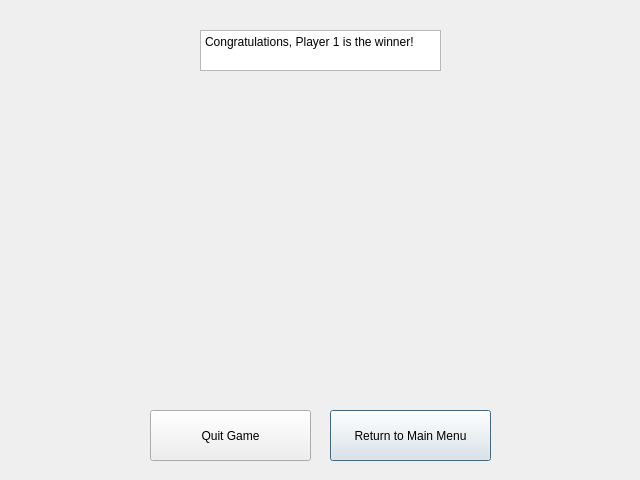
<?xml version="1.0" encoding="UTF-8"?>
<ui version="4.0">
 <class>congratulations</class>
 <widget class="QDialog" name="congratulations">
  <property name="geometry">
   <rect>
    <x>0</x>
    <y>0</y>
    <width>640</width>
    <height>480</height>
   </rect>
  </property>
  <property name="windowTitle">
   <string>The A&amp;T Four</string>
  </property>
  <widget class="QPushButton" name="returnM">
   <property name="geometry">
    <rect>
     <x>330</x>
     <y>410</y>
     <width>161</width>
     <height>51</height>
    </rect>
   </property>
   <property name="text">
    <string>Return to Main Menu</string>
   </property>
  </widget>
  <widget class="QPlainTextEdit" name="winner_the">
   <property name="geometry">
    <rect>
     <x>200</x>
     <y>30</y>
     <width>241</width>
     <height>41</height>
    </rect>
   </property>
   <property name="plainText">
    <string>Congratulations, Player 1 is the winner!</string>
   </property>
  </widget>
  <widget class="QPushButton" name="quitG">
   <property name="geometry">
    <rect>
     <x>150</x>
     <y>410</y>
     <width>161</width>
     <height>51</height>
    </rect>
   </property>
   <property name="text">
    <string>Quit Game</string>
   </property>
  </widget>
 </widget>
 <resources/>
 <connections/>
</ui>
